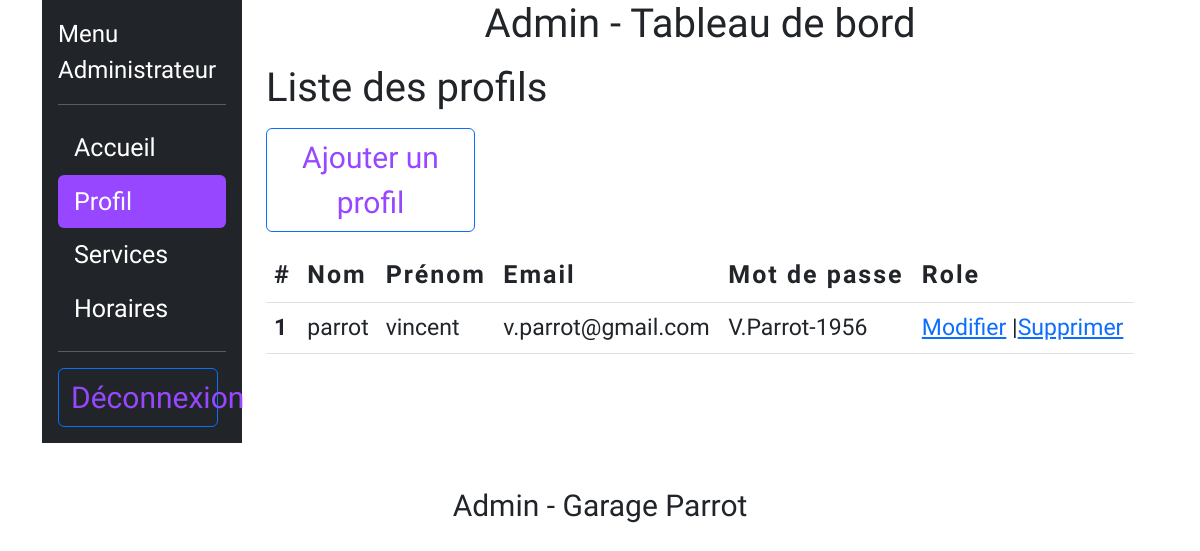
The app's page /admin/profil.php (signed in), older data.
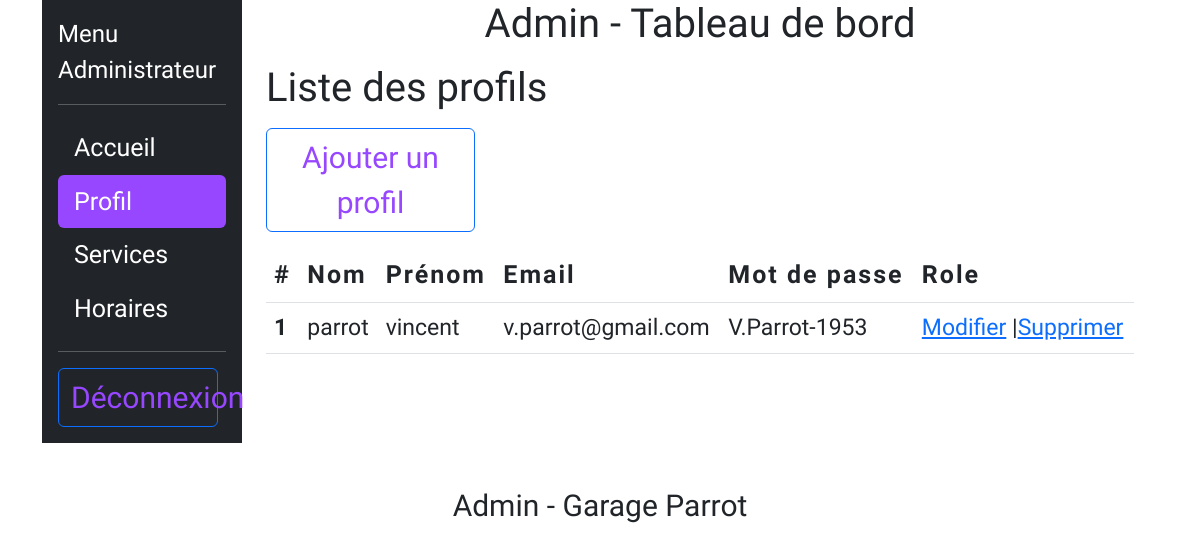
The same page, newer data.
### tables this page shows
CREATE TABLE `users` (
    id INT PRIMARY KEY NOT NULL AUTO_INCREMENT,
    name VARCHAR(255) NOT NULL,
    firstname VARCHAR(255) NOT NULL,
    email VARCHAR(255) NOT NULL,
    password VARCHAR(255) NOT NULL,
    role VARCHAR(255)
);

### library/config.php (called while the page is built, shortened)
<?php
    $adminMenu = [
        'index.php' => 'Accueil',
        'profil.php' => 'Profil',
        'services.php' => 'Services',
        'horaires.php' => 'Horaires',
    ];

### library/user.php (called while the page is built, shortened)
<?php
function getProfils(PDO $pdo, int $limit = null, int $page = null ):array
{
    $sql = "SELECT * FROM users ORDER BY id DESC";
    if ($page) {
        $sql .= " LIMIT :offset, :limit";
    }
    $query = $pdo->prepare($sql);
    if ($limit) {
        $query->bindValue(":limit", $limit, PDO::PARAM_INT);
    }
    if ($page) {
        $offset = ($page -1) * $limit;
        $query->bindValue(":offset", $offset, PDO::PARAM_INT);
    }
    $query->execute();
    $profils = $query->fetchAll(PDO::FETCH_ASSOC);
    return $profils;
}

### admin/profil.php (the view, shortened to what this page needs)
<?php
        require_once('../library/config.php');
        require_once('templates/header.php');
        require_once('../library/pdo.php');
        require_once('../library/user.php');
    if (isset($_GET['$page'])) {
        $page = (int)$_GET['page'];
    } else {
        $page = 1;
    }
    $profils = getProfils($pdo, _ADMIN_SERVICES_PER_PAGE_, $page);
?>
<h1 class="py-2">Liste des profils</h1>
<div class="col-md-3 mb-3">
    <button type="button" class="btn btn-outline-primary me-2" onclick="window.location.href = 'ajout_profil.php';">Ajouter un profil</button>
</div>
<table class="table">
    <thead>
        <tr class="text-services">
            <th scope="col">#</th>
            <th scope="col">Nom</th>
            <th scope="col">Prénom</th>
            <th scope="col">Email</th>
            <th scope="col">Mot de passe</th>
            <th scope="col">Role</th>
        </tr>
    </thead>
    <tbody class="table-service">
        <?php foreach ($profils as $profil) { ?>
            <tr>
                <th scope="row"><?=$profil['id']; ?>
                    <td><?=$profil['name']; ?></td>
                    <td><?=$profil['firstname']; ?></td>
                    <td><?=$profil['email']; ?></td>
                    <td><?=$profil['password']; ?></td>
                    <td><a href="ajout_profil.php?id=<?=$profil['id']; ?>">Modifier</a>
                        |<a href="delete_profil.php?id=<?=$profil['id']; ?> onclick="return confirm('Êtes-vous sûr de vouloir supprimer ce service ?')">Supprimer</a></td>
                </th>
            </tr>
        <?php } ?>
    </tbody>
</table>
<?php
require_once('templates/footer.php');
?>

### admin/templates/header.php (shortened to what this page needs)
<?php
    require_once('../library/config.php');
    $currentPage = basename($_SERVER['SCRIPT_NAME']);
?>
<!DOCTYPE html>
<html lang="fr">
<head>
    <link href="https://cdn.jsdelivr.net/npm/bootstrap@5.3.0/dist/css/bootstrap.min.css" rel="stylesheet">
    <link rel="stylesheet" href="../assets/css/override-bootstrap.css">
    <link rel="stylesheet" href="../assets/css/style.css">
</head>
<body>
<div class="container d-flex">
    <div class="d-flex flex-column flex-shrink-0 p-3 text-bg-dark" style="width: 200px;">
        <span class="fs-4 text_center">Menu Administrateur</span>
        <hr>
        <ul class="nav nav-pills flex-column mb-auto">
            <li class="nav-item menu-admin text-bg-dark">
                <?php
                    foreach ($adminMenu as $key => $value) {?>
                        <li class="nav-item"><a href="<?=$key; ?>" class="nav-link menu-admin <?php if ($currentPage === $key) { echo 'active';} ?>"><?=$value;?></a></li>
                <?php } ?>
            </li>
        </ul>
        <hr>
        <button type="button" class="btn btn-outline-primary me-2" onclick="window.location.href = '../logout.php';">Déconnexion</button>
    </div>
    <main class="d-flex flex-column px-4" style="width: 1000px;">
    <h1 class="text-center">Admin - Tableau de bord</h1>

### admin/templates/footer.php
</main>
</div>
<footer class="py-3 my-4">
    <p class="text-center">Admin - Garage Parrot</p>
</footer>
</body>
</html>

### assets/css/style.css (style rules this page uses)
body { font-family: 'Cookie', cursive; font-size: 20px; }
header, footer, .btn, .lead, .mark-model-car, legend, .p-occas-detail { font-size: 30px; }
.menu-admin, .formUser, .link_comment, .horaires, .comment, .form_comment, .form-text, .text-services, .form_service, .form-occasion, .list-cat, .list-cars, .list-days, .list-hours, .list-note, .form-contact { font-size: 25px; }
.table-service, .table-comment { font-size: 23px; }
.text-services, .text-comments { letter-spacing: 2px; }
.menu-admin { color: white; }

Row changes from the older to the newer data that the page shows:
changed users "parrot": password "V.Parrot-1956" → "V.Parrot-1953"
